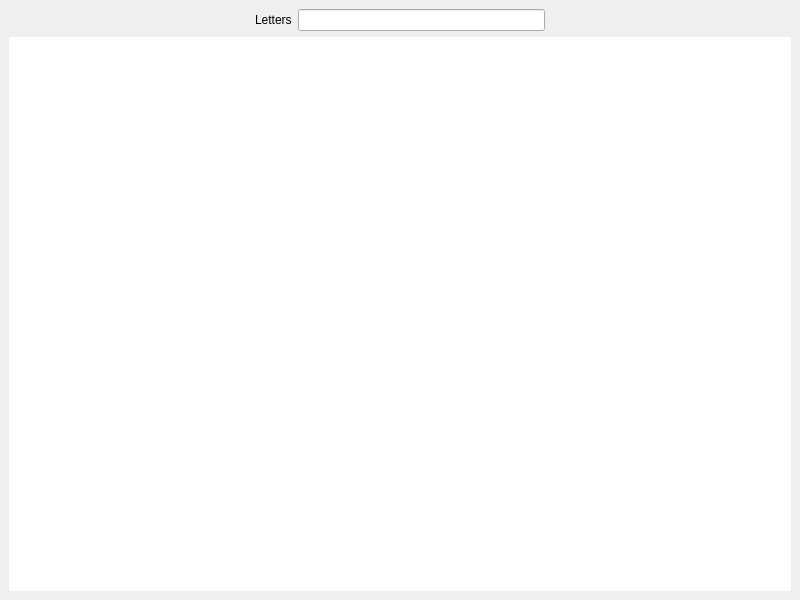
<?xml version="1.0" encoding="UTF-8"?>
<ui version="4.0">
 <class>MainWindow</class>
 <widget class="QMainWindow" name="MainWindow">
  <property name="geometry">
   <rect>
    <x>0</x>
    <y>0</y>
    <width>800</width>
    <height>600</height>
   </rect>
  </property>
  <property name="windowTitle">
   <string>VEPSample</string>
  </property>
  <widget class="QWidget" name="centralwidget">
   <layout class="QGridLayout" name="gridLayout">
    <item row="0" column="0">
     <layout class="QHBoxLayout" name="horizontalLayout">
      <item>
       <spacer name="horizontalSpacer">
        <property name="orientation">
         <enum>Qt::Horizontal</enum>
        </property>
        <property name="sizeHint" stdset="0">
         <size>
          <width>40</width>
          <height>20</height>
         </size>
        </property>
       </spacer>
      </item>
      <item>
       <widget class="QLabel" name="lettersLabel">
        <property name="text">
         <string>Letters</string>
        </property>
       </widget>
      </item>
      <item>
       <widget class="QLineEdit" name="letterLineEdit">
        <property name="enabled">
         <bool>true</bool>
        </property>
        <property name="sizePolicy">
         <sizepolicy hsizetype="Expanding" vsizetype="Fixed">
          <horstretch>0</horstretch>
          <verstretch>0</verstretch>
         </sizepolicy>
        </property>
        <property name="readOnly">
         <bool>true</bool>
        </property>
       </widget>
      </item>
      <item>
       <spacer name="horizontalSpacer_2">
        <property name="orientation">
         <enum>Qt::Horizontal</enum>
        </property>
        <property name="sizeHint" stdset="0">
         <size>
          <width>40</width>
          <height>20</height>
         </size>
        </property>
       </spacer>
      </item>
     </layout>
    </item>
    <item row="1" column="0">
     <widget class="QWidget" name="widget" native="true">
      <property name="sizePolicy">
       <sizepolicy hsizetype="Preferred" vsizetype="Expanding">
        <horstretch>0</horstretch>
        <verstretch>0</verstretch>
       </sizepolicy>
      </property>
      <property name="autoFillBackground">
       <bool>false</bool>
      </property>
      <property name="styleSheet">
       <string notr="true">background-color: rgb(255, 255, 255);</string>
      </property>
      <layout class="QVBoxLayout" name="verticalLayout">
       <item>
        <layout class="QGridLayout" name="rectsGridlayout"/>
       </item>
      </layout>
     </widget>
    </item>
   </layout>
  </widget>
 </widget>
 <resources/>
 <connections/>
</ui>
